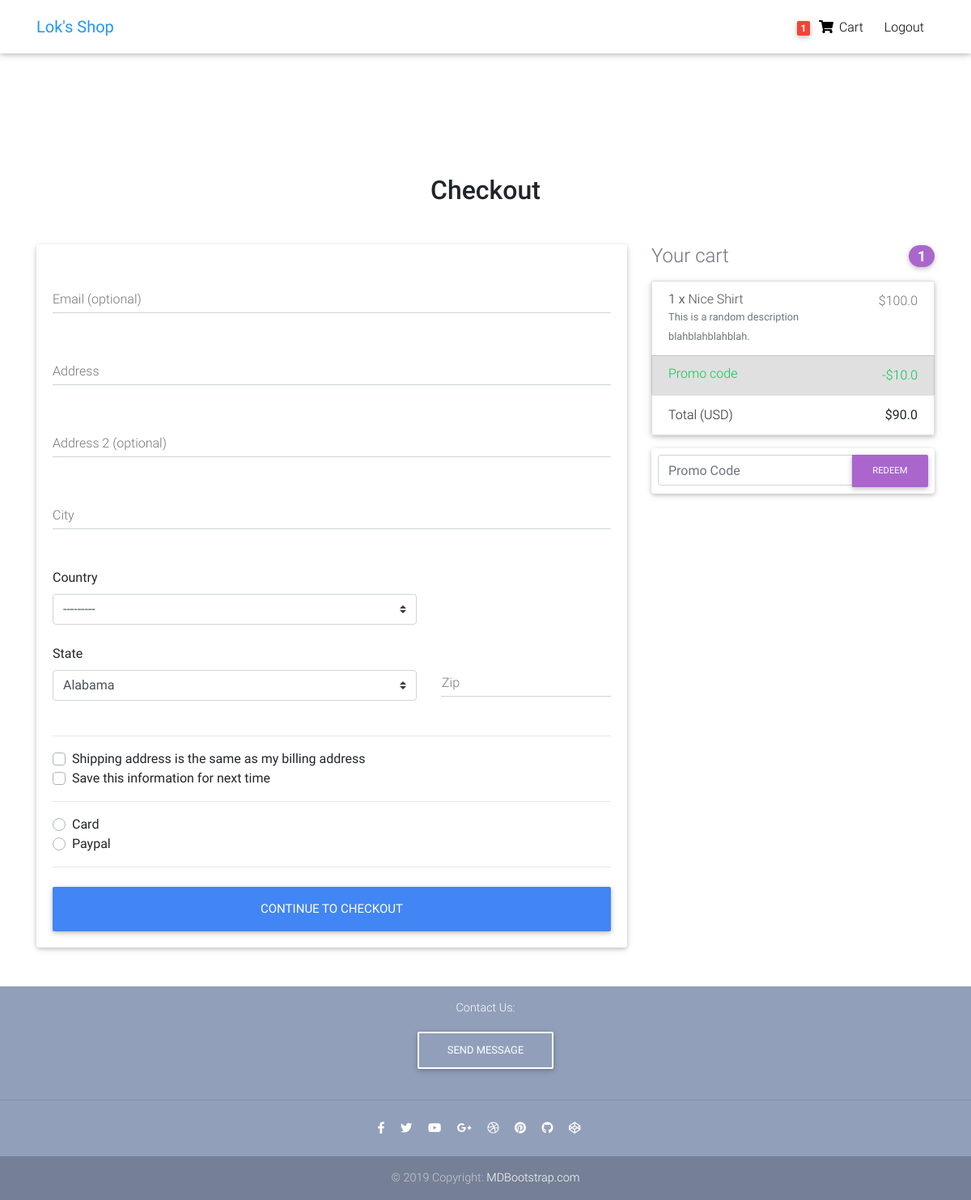
Page /checkout/ (signed in) on the earlier database version.
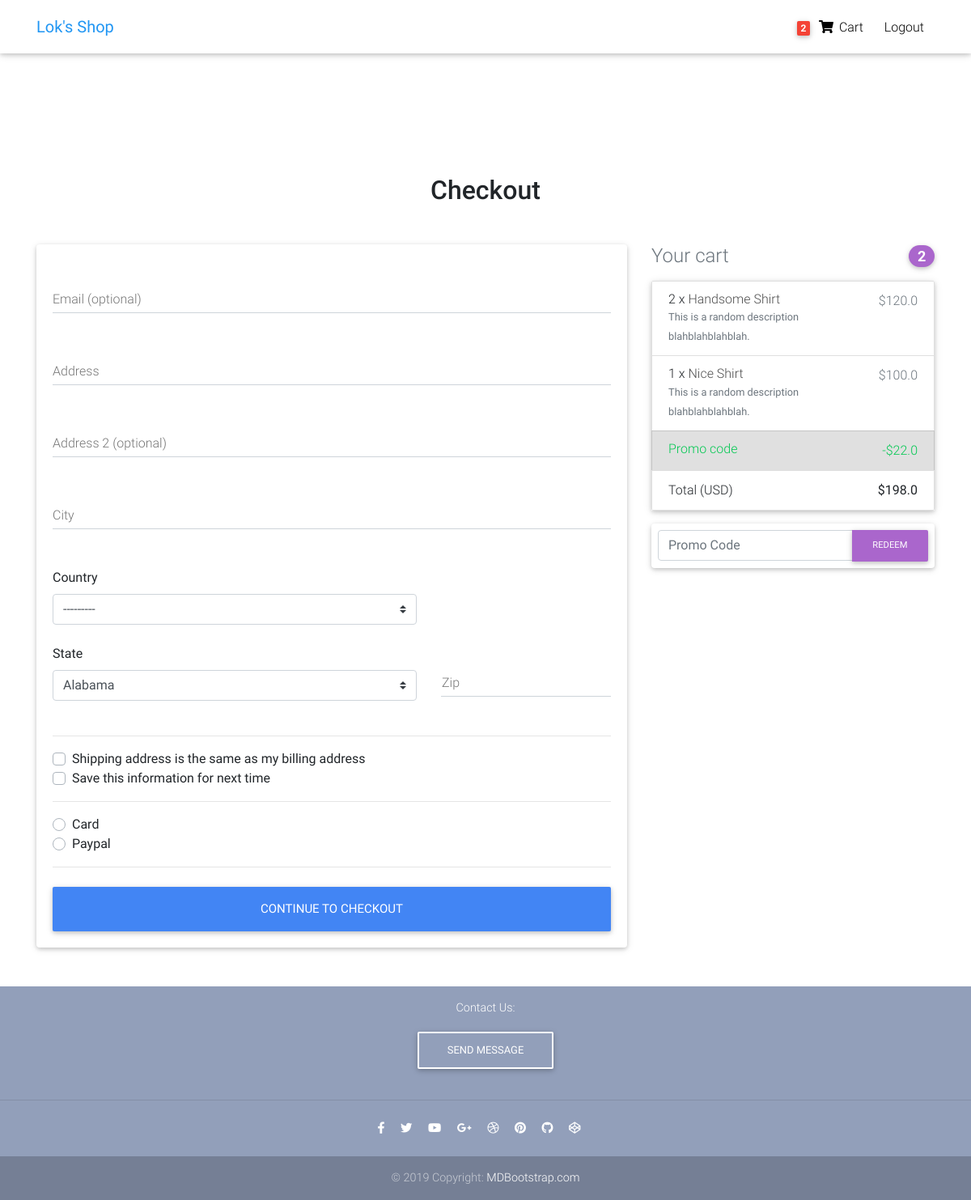
Same page on the later database version.
### core/models.py (models this page shows, shortened)
class Order(models.Model):
    user = models.ForeignKey(settings.AUTH_USER_MODEL, on_delete=models.CASCADE)
    items = models.ManyToManyField(OrderItem)
    start_date = models.DateTimeField(auto_now_add=True)
    ordered_date = models.DateTimeField(null=True, blank=True)
    ordered = models.BooleanField(default=False)
    billing_address = models.ForeignKey('BillingAddress', on_delete=models.SET_NULL, blank=True, null=True)
    payment = models.ForeignKey('Payment', on_delete=models.SET_NULL, blank=True, null=True)
    coupon = models.ForeignKey('Coupon', on_delete=models.SET_NULL, blank=True, null=True)
    order_number = models.CharField(max_length=10, null=True, blank=True)
    def total_order_price(self):
        total = 0
        for item in self.items.all():
            total+=item.get_final_total_item_price()
        return total
    def discount_amount(self):
        amount = 0
        price = self.total_order_price()
        if self.coupon:
            amount += price * (self.coupon.amount/100)
        return amount
    def total_order_price_with_discount(self):
        return self.total_order_price() - self.discount_amount()
    def final_price(self):
        if self.coupon:
            return self.total_order_price_with_discount()
        return self.total_order_price()

class OrderItem(models.Model):
    user = models.ForeignKey(settings.AUTH_USER_MODEL, on_delete=models.CASCADE)
    item = models.ForeignKey(Item, on_delete=models.CASCADE)
    quantity = models.IntegerField(default=1)
    ordered = models.BooleanField(default=False)
    ordered_date = models.DateTimeField(null=True, blank=True)
    def get_total_item_price(self):
        return self.quantity * self.item.price
    def get_total_item_discount_price(self):
        return self.quantity * self.item.discount_price
    def get_final_total_item_price(self):
        if self.item.discount_price:
            return self.get_total_item_discount_price()
        return self.get_total_item_price()

class Item(models.Model):
    title = models.CharField(max_length = 100)
    price = models.FloatField(default=0)
    discount_price = models.FloatField(blank=True, null = True)
    category = models.CharField(choices=CATEGORY_CHOICES, max_length = 2)
    label = models.CharField(choices=LABEL_CHOICES, max_length = 1)
    slug = models.SlugField(blank = True, null = True, unique = True)
    description = models.TextField()
    image = models.ImageField(blank=True, null=True)
    def get_absolute_url(self):
        return reverse("core:product", kwargs={
            'slug': self.slug
        })

class Coupon(models.Model):
    code = models.CharField(max_length=10)
    amount = models.FloatField(default=10)
    description = models.CharField(max_length=100, default='New Promo!')

### core/views.py (the view, shortened to what this page needs)
# urls.py: path('checkout/', CheckoutView.as_view(), name='checkout'),
class CheckoutView(View):
    template_name = "checkout.html"
    context = {}
    def get(self, *args, **kwargs):
        try:
            order = Order.objects.get(user=self.request.user, ordered=False)
            form = CheckoutForm()
            self.context = {
                'form':form,
                'couponform':CouponForm(),
                'order':order,
                'DISPLAY_COUPON_FORM': True
            }
            return render(self.request, self.template_name, self.context)
        except:
            messages.error(self.request, 'You do not have any order')
            return redirect('core:checkout')

### core/forms.py
class CouponForm(forms.Form):
    code = forms.CharField(widget=forms.TextInput(attrs={
        'class':'form-control',
        'placeholder':'Promo Code',
        'aria-label':'Recipient\'s username',
        'aria-describedby':'basic-addon2'
    }))

### core/templatetags/cart_template_tags.py (called while the page is built)
@register.filter
def cart_item_count(user):
    if user.is_authenticated:
        qs = Order.objects.filter(user=user, ordered=False)
        if qs.exists():
            return qs[0].items.count()
    return 0

### templates/checkout.html (shortened to what this page needs)
{% extends "base.html" %}
{% load static %}
{% load crispy_forms_tags %}
{% block content %}
  <main class="mt-5 pt-4">
    <div class="container wow fadeIn">
      <h2 class="my-5 h2 text-center">Checkout</h2>
      <div class="row">
        <div class="col-md-8 mb-4">
          <div class="card">
            <form method="POST" class="card-body">
              <div class="md-form mb-5">
                {{ form.email }}
                <label for="email" class="">Email (optional)</label>
              </div>
              <div class="md-form mb-5">
                {{ form.street_address }}
                <label for="address" class="">Address</label>
              </div>
              <div class="md-form mb-5">
                {{ form.apartment_address }}
                <label for="address-2" class="">Address 2 (optional)</label>
              </div>
              <div class="md-form mb-5">
                {{ form.city }}
                <label for="city" class="">City</label>
              </div>
              <div class="row">
                <div class="col-md-8 mb-4">
                  <label for="country">Country</label>
                  {{ form.country }}
                </div>
                <div class="col-md-8 mb-4">
                  <label for="state">State</label>
                  {{ form.states }}
                </div>
                <div class="md-form col-md-4 mb-4">
                  {{ form.zip_address }}
                  <label for="zip" class="ml-3">Zip</label>
                </div>
              </div>
              <hr>
              <div class="custom-control custom-checkbox">
                <label class="custom-control-label" for="same-address">Shipping address is the same as my billing address</label>
              </div>
              <div class="custom-control custom-checkbox">
                <label class="custom-control-label" for="save-info">Save this information for next time</label>
              </div>
              <hr>
              <div class="d-block my-3">
                {% for value, name in form.fields.payment_option.choices %}
                <div class="custom-control custom-radio">
                  <label class="custom-control-label" for="{{ name }}">{{ name }}</label>
                </div>
                {% endfor %}
              </div>
              <hr class="mb-4">
              <button class="btn btn-primary btn-lg btn-block" type="submit">Continue to checkout</button>
            </form>
          </div>
        </div>
        {% include "snippets/order-snippet.html" %}
      </div>
    </div>
  </main>
{% endblock content %}

### templates/snippets/navbar.html (shortened to what this page needs)
{% load cart_template_tags %}
<head>
</head>
  <nav class="navbar fixed-top navbar-expand-lg navbar-light white scrolling-navbar">
    <div class="container">
      <a class="navbar-brand waves-effect" href="/">
        <strong class="blue-text">Lok's Shop</strong>
      </a>
      <div class="collapse navbar-collapse ml-4" id="navbarSupportedContent">
        <ul class="navbar-nav nav-flex-icons">
          {% if request.user.is_authenticated %}
          <li class="nav-item top-nav-item">
            <a href="{% url 'core:order-summary' %}" class="nav-link waves-effect">
              <span class="badge red z-depth-1 mr-1"> {{ request.user|cart_item_count }} </span>
              <i class="fas fa-shopping-cart"></i>
              <span class="clearfix d-none d-sm-inline-block"> Cart </span>
            </a>
          </li>
          <li class="nav-item top-nav-item">
            <a class="nav-link waves-effect" href="{% url 'account_logout' %}">
              <span class="clearfix d-none d-sm-inline-block"> Logout </span>
            </a>
          </li>
          {% endif %}
        </ul>
      </div>
    </div>
  </nav>

### templates/snippets/order-snippet.html (shortened to what this page needs)
<div class="col-md-4 mb-4">
    <h4 class="d-flex justify-content-between align-items-center mb-3">
      <span class="text-muted">Your cart</span>
      <span class="badge badge-secondary badge-pill">{{ order.items.count }}</span>
    </h4>
    <ul class="list-group mb-3 z-depth-1">
      {% for order_item in order.items.all %}
      <li class="list-group-item d-flex justify-content-between lh-condensed">
        <div>
          <h6 class="my-0">{{ order_item.quantity }} x <a href="{{ order_item.item.get_absolute_url }}" target="_blank" class="dark-grey-text">{{ order_item.item.title }}</a></h6>
          <small class="text-muted">{{ order_item.item.description }}</small>
        </div>
        <span class="text-muted">${{ order_item.get_final_total_item_price }}</span>
      </li>
      {% endfor %}
      <li class="list-group-item d-flex justify-content-between bg-light">
        <div class="text-success">
          <h6 class="my-0">Promo code</h6>
        </div>
        <span class="text-success">-${{ order.discount_amount }}</span>
      </li>
      <li class="list-group-item d-flex justify-content-between">
        <span>Total (USD)</span>
        <strong>${{ order.final_price }}</strong>
      </li>
    </ul>
    {% if DISPLAY_COUPON_FORM %}
    <form class="card p-2" method="POST" action="{% url 'core:add-coupon' %}">
      <div class="input-group">
        {{ couponform.code }}
        <div class="input-group-append">
          <button class="btn btn-secondary btn-md waves-effect m-0" type="submit">Redeem</button>
        </div>
      </div>
    </form>
    {% endif %}
  </div>

Differences in the rows shown:
changed Order: items.count "1" → "2"; discount_amount "10.0" → "22.0"; final_price "90.0" → "198.0"
now on this page (row edited): OrderItem: quantity "2", item "Handsome Shirt", item.description "This is a random description blahblahblahblah.", get_final_total_item_price "120.0"
Other differences:
{{ request.user|cart_item_count }}: "1" → "2"
